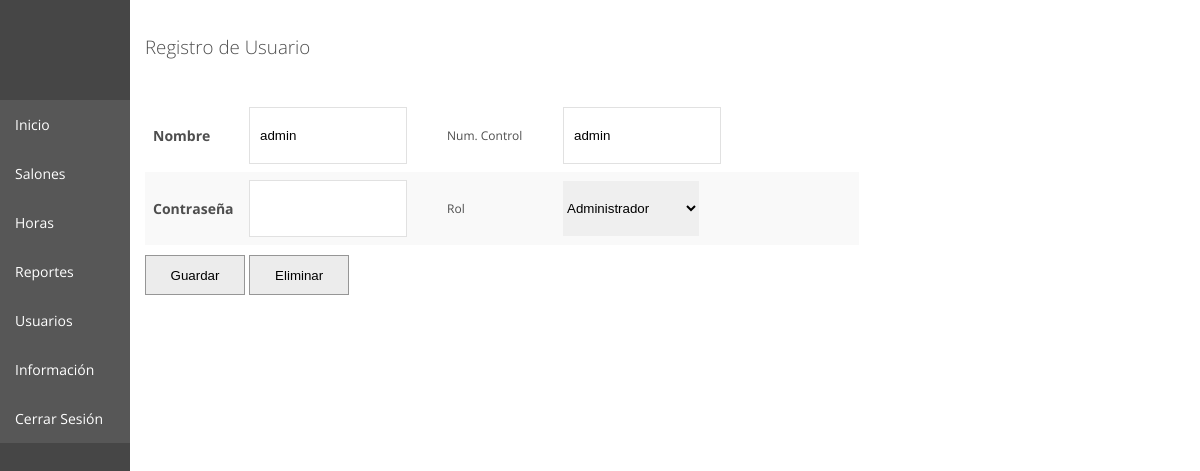
/view/usuario_form.php?id=2 (signed in), run on the app's committed database.
### tables this page shows
CREATE TABLE `usuario` (
  `id` int(11) NOT NULL,
  `nombre` varchar(50) DEFAULT NULL,
  `n_control` varchar(50) DEFAULT NULL,
  `contraseña` varchar(32) DEFAULT NULL,
  `rol` enum('admin','user') DEFAULT 'user'
);

### model/db_mysqli.php (called while the page is built, shortened)
<?php
class Database
{
	private $link;
	function __construct()
	{
		global $cfg;
		$this->link = mysqli_connect(
			$cfg->db_localhost,
			$cfg->db_user,
			$cfg->db_password,
			$cfg->db_name,
			$cfg->db_port
		) or die("Error de Conexión: " . mysqli_connect_error());
	}
	function query($sql)
	{
		mysqli_query($this->link, "SET NAMES utf8");
		$result = mysqli_query($this->link, $sql) or die(mysqli_error($this->link));
		$array_result = array();
		while ($row = mysqli_fetch_array($result)) {
			$array_result[] = $row;
		}
		return $array_result;
	}
}

### view/config.php (called while the page is built, shortened)
<?php
$cfg = new stdClass();
$cfg->db_localhost = '127.0.0.1';
$cfg->db_user = 'admin';
$cfg->db_password = 'itm123';
$cfg->db_name = 'clases';
$cfg->db_port = 3306;
?>

### model/usuario.php (called while the page is built, shortened)
<?php
require_once "db_mysqli.php";
class Usuario
{
    function abrir($id)
    {
        $db = new Database();
        $sql = 'SELECT id, nombre, n_control, rol
                FROM usuario
                WHERE id = ' . $id . ';';
        return $db->query($sql);
    }
}
?>

### controller/usuarioController.php (called while the page is built, shortened)
<?php
require "../model/usuario.php";
class UsuarioController
{
	function abrir()
	{
		if(isset($_GET['id']) && is_numeric($_GET['id']))
		{
			$usuario = new Usuario();
			return $usuario->abrir( $_GET['id']);
		}
	}
}
?>

### view/usuario_form.php (the view, shortened to what this page needs)
<?php
require_once "../controller/usuarioController.php";
$usuarioController = new UsuarioController();
$usuario = $usuarioController->abrir();
if (isset($usuario[0])) {
    extract($usuario[0]);
}
?>
<!DOCTYPE html PUBLIC "-//W3C//DTD XHTML 1.0 Transitional//EN" "http://www.w3.org/TR/xhtml1/DTD/xhtml1-transitional.dtd">
<html xmlns="http://www.w3.org/1999/xhtml">
<head>
    <link rel="stylesheet" type="text/css" href="css/estilo.css">
    <link rel="stylesheet" type="text/css" href="css/jquery.datetimepicker.css">
</head>
<body>
    <?php include "menu_izquierdo.php"; ?>
    <div class="cuerpo">
        <h3> Registro de Usuario </h3>
        <form name="form1" method="post" target="_self">
            <table class="tabla_comum" cellpadding="4" cellspacing="4">
                <tr>
                    <td width="100"> Nombre </td>
                    <td><input type="text" name="nombre" value="<?= $nombre ?>" /> </td>
                    <td width="30"></td>
                    <td width="100"> Num. Control </td>
                    <td> <input type="text" name="n_control" value="<?= $n_control ?>" /></td>
                </tr>
                <tr>
                    <td width="100"> Contraseña </td>
                    <td>
                        <input type="text" id="contraseña" name="contraseña" value="<?= isset($contraseña) ? $contraseña : '' ?>" />
                    </td>
                    <td width="30"></td>
                    <td width="100"> Rol </td>
                    <td><select name="rol">
                            <option value="admin" <?= $rol === 'admin' ? 'selected' : '' ?>>Administrador</option>
                        </select></td>
                    <td></td>
                </tr>
                <br>
            </table>
            <input type="submit" name="guardar" value="Guardar" class="btn1" />
            <input type="submit" name="eliminar" value="Eliminar" class="btn1" />
        </form>
    </div>
</body>
</html>

### view/css/estilo.css (style rules this page uses)
body { padding: 0px; margin: 0px; font-family: "Open Sans", sans-serif; color: #4e4e4e; overflow: hidden; background-color: #ffffff; }
h3 { font-weight: 300; }
.cuerpo { width: 100%; max-width: calc(100% - 180px); float: left; height: 100%; padding: 15px; }
input[type="text"], input[type="password"] { padding: 10px; margin: 0px; height: 35px; width: 100%; border: none; border-bottom: 1px solid #e1e1e1; }
input[type="button"], input[type="submit"] { width: 100px; height: 40px; padding: 10px; margin-top: 10px; border: 1px solid #969696; cursor: pointer; }
select { width: 100%; height: 55px; border: none; }
.btn1 { background-color: #ececec; }
table { table-layout: fixed; padding: 0px; margin: 0px; width: 100%; border: 0px; font-size: 12px; line-height: 40px; border-collapse: collapse; }
table td { border-bottom: solid 1px #e6e6e6; }
table td:nth-child(1) { font-size: 14px; font-weight: bold; width: 80px; }
.lista_comum, .tabla_comum { width: 70%; }
.tabla_comum td { border: 0px; }
.tabla_comum input[type="text"], .tabla_comum input[type="password"] { border: 1px solid #e1e1e1; }
table { width: 100%; border-collapse: collapse; }
th, td { padding: 8px; text-align: left; border-bottom: 1px solid #ddd; }
tbody tr:nth-child(even) { background-color: #f9f9f9; }

### data on the page
usuario: nombre "admin", n_control "admin", rol "Administrador"
